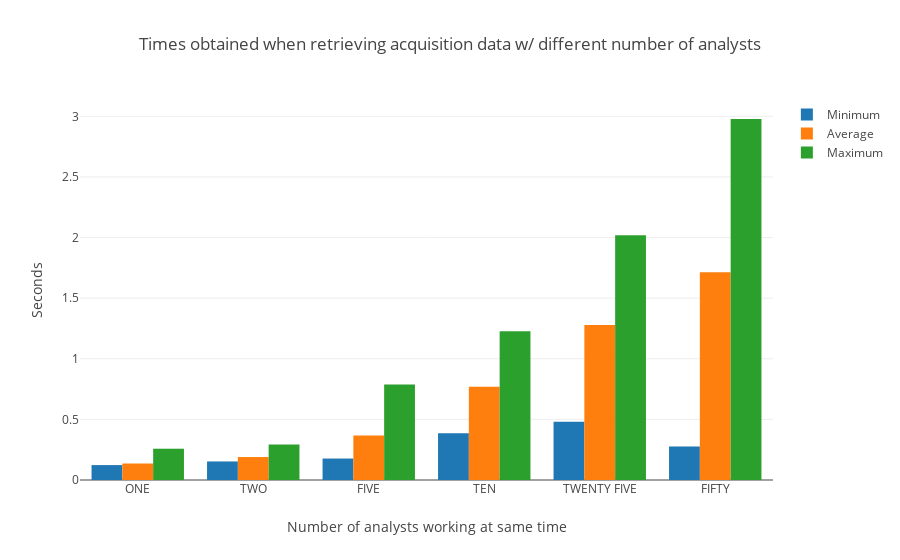

Notebook source saved alongside this figure:
### Markdown cell above
#### Get acquisition times (minimum, average & maximum)

### Code cell
trace1 = go.Bar(
    x=num_analysts,
    y=min_get_acq,
    name='Minimum'
)
trace2 = go.Bar(
    x=num_analysts,
    y=avg_get_acq,
    name='Average'
)
trace3 = go.Bar(
    x=num_analysts,
    y=max_get_acq,
    name='Maximum'
)
data = [trace1, trace2, trace3]
layout = go.Layout(
    barmode='group',
    title='Times obtained when retrieving acquisition data w/ different number of analysts',
    xaxis=dict(title=dict(text="Number of analysts working at same time")),
    yaxis=dict(title=dict(text="Seconds"))
)

fig = go.Figure(data=data, layout=layout)
plotly.offline.iplot(fig, filename='grouped-bar')

### Figure 1 — Plotly figure (JSON) as saved in the notebook; plotly's stock layout.template omitted (floating-point values rounded to 4 significant figures)
{"data": [{"name": "Minimum", "type": "bar", "uid": "a7dbd545-e5d8-4b8b-ae0d-9d3364e708c6", "x": ["ONE", "TWO", "FIVE", "TEN", "TWENTY FIVE", "FIFTY"], "y": [0.123, 0.153, 0.177, 0.386, 0.481, 0.276]}, {"name": "Average", "type": "bar", "uid": "bdf47efc-43e9-4ff2-8ca1-744476a319c1", "x": ["ONE", "TWO", "FIVE", "TEN", "TWENTY FIVE", "FIFTY"], "y": [0.1361, 0.1895, 0.3679, 0.7697, 1.279, 1.714]}, {"name": "Maximum", "type": "bar", "uid": "67670d80-b035-48d4-807a-11b20d38f73b", "x": ["ONE", "TWO", "FIVE", "TEN", "TWENTY FIVE", "FIFTY"], "y": [0.258, 0.292, 0.787, 1.227, 2.019, 2.978]}], "layout": {"barmode": "group", "title": {"text": "Times obtained when retrieving acquisition data w/ different number of analysts"}, "xaxis": {"title": {"text": "Number of analysts working at same time"}}, "yaxis": {"title": {"text": "Seconds"}}}}
